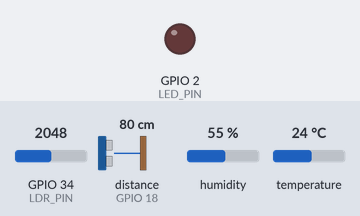
Recording of a sketch running on a simulated ESP32. On the bench: output pins drawn as LEDs (lit = HIGH). Wiring (from diagram.json): ultrasonic range finder: trigger GPIO 5; echo GPIO 18. Inputs (shaded band) come from the test bench; at power-on: GPIO 34 (LDR_PIN) = 2048, distance to the obstacle (sensor on GPIO 18) 80 cm, humidity 55 %, temperature 24 °C (analog values on the 0–4095 scale). The echo pulse lasts 58.3 µs per cm; WiFi joins after 1.5 s; servers stay silent unless stated; the local clock reads 2024-03-15 10:24:30 at power-on unless the sketch sets it; random numbers use the default seed unless the sketch sets one; no MQTT or app messages arrive unless stated; pins used as bus, display or sensor lines are not drawn; what the sketch prints to the serial monitor is not drawn.

Above: at 4.2 s.
At 5.05 s:
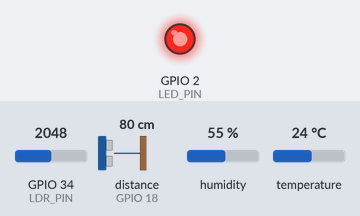
Timing chart, 0 to 10.0 s (numbered marks = the images above):
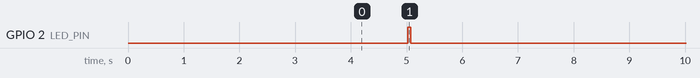

Measured:
- by itself, GPIO 2 (LED_PIN): alternates HIGH for 0.05 s and LOW for 5.0 s

The sketch:

sketch.ino
```cpp
/*
 * BÀI THỰC HÀNH SỐ 2 - THU THẬP, LƯU TRỮ VÀ TIỀN XỬ LÝ DỮ LIỆU IoT
 * Firmware nút cảm biến ESP32 (mô phỏng Wokwi, kế thừa mạch Bài 1)
 *
 * Cảm biến : DHT22 (nhiệt độ, độ ẩm) - HC-SR04 (khoảng cách) - LDR (ánh sáng)
 * Giao thức: MQTT (PubSubClient) tới broker công cộng, payload JSON
 * Topic    : ptit/iot/<GROUP_ID>/<DEVICE_ID>/telemetry   (dữ liệu đo)
 *            ptit/iot/<GROUP_ID>/<DEVICE_ID>/status      (online/offline, retained + LWT)
 *            ptit/iot/<GROUP_ID>/<DEVICE_ID>/ping -> pong (gateway đo RTT)
 *
 * Payload mẫu:
 * {"device_id":"esp32-01","seq":12,"ts":1791350475123,"uptime_s":60,
 *  "temperature":25.10,"humidity":50.20,"distance_cm":100.88,"light_lux":503.2,"rssi":-70}
 *   - seq : số thứ tự tăng dần  -> phát hiện mất gói / trùng gói
 *   - ts  : thời điểm đo (epoch milliseconds, đồng bộ NTP) -> đo độ trễ end-to-end
 */
#include <WiFi.h>
#include <PubSubClient.h>
#include <DHTesp.h>       // "DHT sensor library for ESPx" (Wokwi khuyến nghị cho ESP32)
#include <time.h>
#include <sys/time.h>
#include <math.h>

// ======================= CẤU HÌNH =======================
const char* WIFI_SSID     = "Wokwi-GUEST";
const char* WIFI_PASSWORD = "";
const char* MQTT_SERVER   = "broker.hivemq.com";   // broker công cộng, không cần tài khoản
const int   MQTT_PORT     = 1883;
const char* GROUP_ID      = "nhom15";              // ĐỔI cho khớp với MQTT_GROUP trong file .env
const char* DEVICE_ID     = "esp32-01";
const unsigned long SEND_INTERVAL_MS = 5000;       // chu kỳ gửi 5 s (DHT22 cần >= 2 s)

// Bật = 1 để cố ý sinh dữ liệu lỗi (spike, thiếu giá trị, giá trị vô lý, gói trùng)
// giúp kiểm chứng bước validate & tiền xử lý. Tắt = 0 khi muốn dữ liệu "sạch".
#define FAULT_INJECTION 1

// ======================= CHÂN =======================
const int DHT_PIN  = 15;   // DHT22 SDA -> GPIO15 (giống Bài 1)
const int TRIG_PIN = 5;
const int ECHO_PIN = 18;
const int LDR_PIN  = 34;   // AO của module quang trở (ADC1, chỉ đọc)
const int LED_PIN  = 2;

WiFiClient   wifiClient;
PubSubClient mqttClient(wifiClient);
DHTesp       dht;

char topicTelemetry[96];
char topicStatus[96];
char topicPing[96];      // gateway gửi ping -> thiết bị trả pong ngay để đo RTT (độ trễ mạng 2 chiều)
char topicPong[96];
unsigned long lastSend = 0;
unsigned long seqNo = 0;
bool timeSynced = false;

// ---------------------------------------------------------
void connectWiFi() {
  if (WiFi.status() == WL_CONNECTED) return;
  WiFi.begin(WIFI_SSID, WIFI_PASSWORD, 6);
  Serial.print("Connecting WiFi");
  while (WiFi.status() != WL_CONNECTED) {
    delay(500);
    Serial.print(".");
  }
  Serial.print(" connected, IP=");
  Serial.println(WiFi.localIP());
}

// Đồng bộ đồng hồ qua NTP (UTC) để gắn timestamp chính xác cho mỗi bản tin
void syncTime() {
  configTime(0, 0, "pool.ntp.org", "time.google.com");
  Serial.print("Sync NTP");
  unsigned long start = millis();
  while (time(nullptr) < 1700000000 && millis() - start < 15000) {
    delay(300);
    Serial.print(".");
  }
  timeSynced = time(nullptr) >= 1700000000;
  Serial.println(timeSynced ? " OK" : " FAILED (gateway sẽ dùng thời gian nhận)");
}

uint64_t epochMillis() {
  struct timeval tv;
  gettimeofday(&tv, NULL);
  return (uint64_t)tv.tv_sec * 1000ULL + (uint64_t)(tv.tv_usec / 1000);
}

// Nhận ping từ gateway -> trả nguyên nội dung về topic pong (đo round-trip time)
void onMqttMessage(char* topic, byte* payload, unsigned int length) {
  if (strcmp(topic, topicPing) != 0 || length > 120) return;
  char buf[128];
  memcpy(buf, payload, length);   // copy vì payload trỏ vào buffer dùng chung của PubSubClient
  buf[length] = 0;
  mqttClient.publish(topicPong, buf);
}

void connectMQTT() {
  while (!mqttClient.connected()) {
    String clientId = String("ESP32-Bai2-") + DEVICE_ID + "-" + String((uint32_t)esp_random(), HEX);
    Serial.print("Connecting MQTT...");
    // Last Will: nếu thiết bị rớt mạng đột ngột, broker tự publish "offline"
    if (mqttClient.connect(clientId.c_str(), NULL, NULL, topicStatus, 1, true, "offline")) {
      Serial.println(" connected");
      mqttClient.publish(topicStatus, "online", true);
      mqttClient.subscribe(topicPing);
    } else {
      Serial.printf(" failed, rc=%d. Retry in 2 s\n", mqttClient.state());
      delay(2000);
    }
  }
}

float readDistanceCm() {
  digitalWrite(TRIG_PIN, LOW);
  delayMicroseconds(2);
  digitalWrite(TRIG_PIN, HIGH);
  delayMicroseconds(10);
  digitalWrite(TRIG_PIN, LOW);
  unsigned long duration = pulseIn(ECHO_PIN, HIGH, 30000);
  if (duration == 0) return NAN;
  return duration * 0.0343f / 2.0f;
}

// Quy đổi ADC -> lux theo mô hình quang trở của Wokwi (GAMMA=0.7, RL10=50 kΩ)
float readLux() {
  const float GAMMA = 0.7f, RL10 = 50.0f;
  int raw = analogRead(LDR_PIN);                 // 0..4095
  float voltage = raw / 4095.0f * 3.3f;
  if (voltage >= 3.29f) return 0.0f;             // tránh chia cho 0 (rất tối)
  float resistance = 2000.0f * voltage / (1.0f - voltage / 3.3f);
  if (resistance <= 0) return 100000.0f;         // rất sáng
  return powf(RL10 * 1e3f * powf(10.0f, GAMMA) / resistance, 1.0f / GAMMA);
}

// Ghi số thực vào JSON, NaN -> null
void fmtNum(char* out, size_t n, float v) {
  if (isfinite(v)) snprintf(out, n, "%.2f", v);
  else snprintf(out, n, "null");
}

void setup() {
  Serial.begin(115200);
  pinMode(TRIG_PIN, OUTPUT);
  pinMode(ECHO_PIN, INPUT);
  pinMode(LED_PIN, OUTPUT);
  analogReadResolution(12);
  dht.setup(DHT_PIN, DHTesp::DHT22);
  delay(dht.getMinimumSamplingPeriod());
  TempAndHumidity t0 = dht.getTempAndHumidity();
  Serial.printf("DHT test: T=%.2f H=%.2f status=%s\n", t0.temperature, t0.humidity, dht.getStatusString());
  randomSeed(esp_random());

  snprintf(topicTelemetry, sizeof(topicTelemetry), "ptit/iot/%s/%s/telemetry", GROUP_ID, DEVICE_ID);
  snprintf(topicStatus, sizeof(topicStatus), "ptit/iot/%s/%s/status", GROUP_ID, DEVICE_ID);
  snprintf(topicPing, sizeof(topicPing), "ptit/iot/%s/%s/ping", GROUP_ID, DEVICE_ID);
  snprintf(topicPong, sizeof(topicPong), "ptit/iot/%s/%s/pong", GROUP_ID, DEVICE_ID);

  connectWiFi();
  syncTime();
  mqttClient.setServer(MQTT_SERVER, MQTT_PORT);
  mqttClient.setBufferSize(512);
  mqttClient.setCallback(onMqttMessage);
  // Mô phỏng có thể chạy chậm hơn thời gian thực (15-40%) -> tăng keep-alive để broker
  // không ngắt kết nối giữa 2 lần publish
  mqttClient.setKeepAlive(90);
  mqttClient.setSocketTimeout(30);
  Serial.printf("Publish topic: %s\n", topicTelemetry);
}

void loop() {
  if (WiFi.status() != WL_CONNECTED) connectWiFi();
  if (!mqttClient.connected()) connectMQTT();
  mqttClient.loop();

  unsigned long now = millis();
  if (now - lastSend < SEND_INTERVAL_MS) return;
  lastSend = now;

  TempAndHumidity th = dht.getTempAndHumidity();
  if (dht.getStatus() != DHTesp::ERROR_NONE) {          // thử lại 1 lần khi đọc lỗi
    Serial.printf("DHT error: %s -> retry\n", dht.getStatusString());
    delay(dht.getMinimumSamplingPeriod());
    th = dht.getTempAndHumidity();
  }
  float temperature = th.temperature;
  float humidity    = th.humidity;
  float distance    = readDistanceCm();
  float lux         = readLux();
  bool  sendDuplicate = false;

#if FAULT_INJECTION
  long r = random(100);
  if (r < 4)       temperature += (random(2) ? 15.0f : -15.0f);  // 4%: spike (outlier)
  else if (r < 7)  humidity = NAN;                               // 3%: thiếu giá trị -> null
  else if (r < 9)  temperature = 999.0f;                         // 2%: giá trị vô lý -> gateway loại
  else if (r < 11) sendDuplicate = true;                         // 2%: gửi trùng gói
#endif

  // Nếu tất cả cảm biến đều lỗi thì bỏ qua chu kỳ này
  if (!isfinite(temperature) && !isfinite(humidity) && !isfinite(distance)) {
    Serial.println("All sensors invalid - skip publish");
    return;
  }

  seqNo++;
  char sT[16], sH[16], sD[16], sL[16];
  fmtNum(sT, sizeof(sT), temperature);
  fmtNum(sH, sizeof(sH), humidity);
  fmtNum(sD, sizeof(sD), distance);
  fmtNum(sL, sizeof(sL), lux);
  unsigned long long ts = timeSynced ? (unsigned long long)epochMillis() : 0ULL;

  char payload[320];
  snprintf(payload, sizeof(payload),
           "{\"device_id\":\"%s\",\"seq\":%lu,\"ts\":%llu,\"uptime_s\":%lu,"
           "\"temperature\":%s,\"humidity\":%s,\"distance_cm\":%s,\"light_lux\":%s,\"rssi\":%d}",
           DEVICE_ID, seqNo, ts, millis() / 1000, sT, sH, sD, sL, WiFi.RSSI());

  bool ok = mqttClient.publish(topicTelemetry, payload);
  if (sendDuplicate) mqttClient.publish(topicTelemetry, payload);
  Serial.printf("%s | publish=%s%s\n", payload, ok ? "OK" : "FAILED", sendDuplicate ? " (dup)" : "");

  digitalWrite(LED_PIN, HIGH);
  delay(50);
  digitalWrite(LED_PIN, LOW);
}
```
